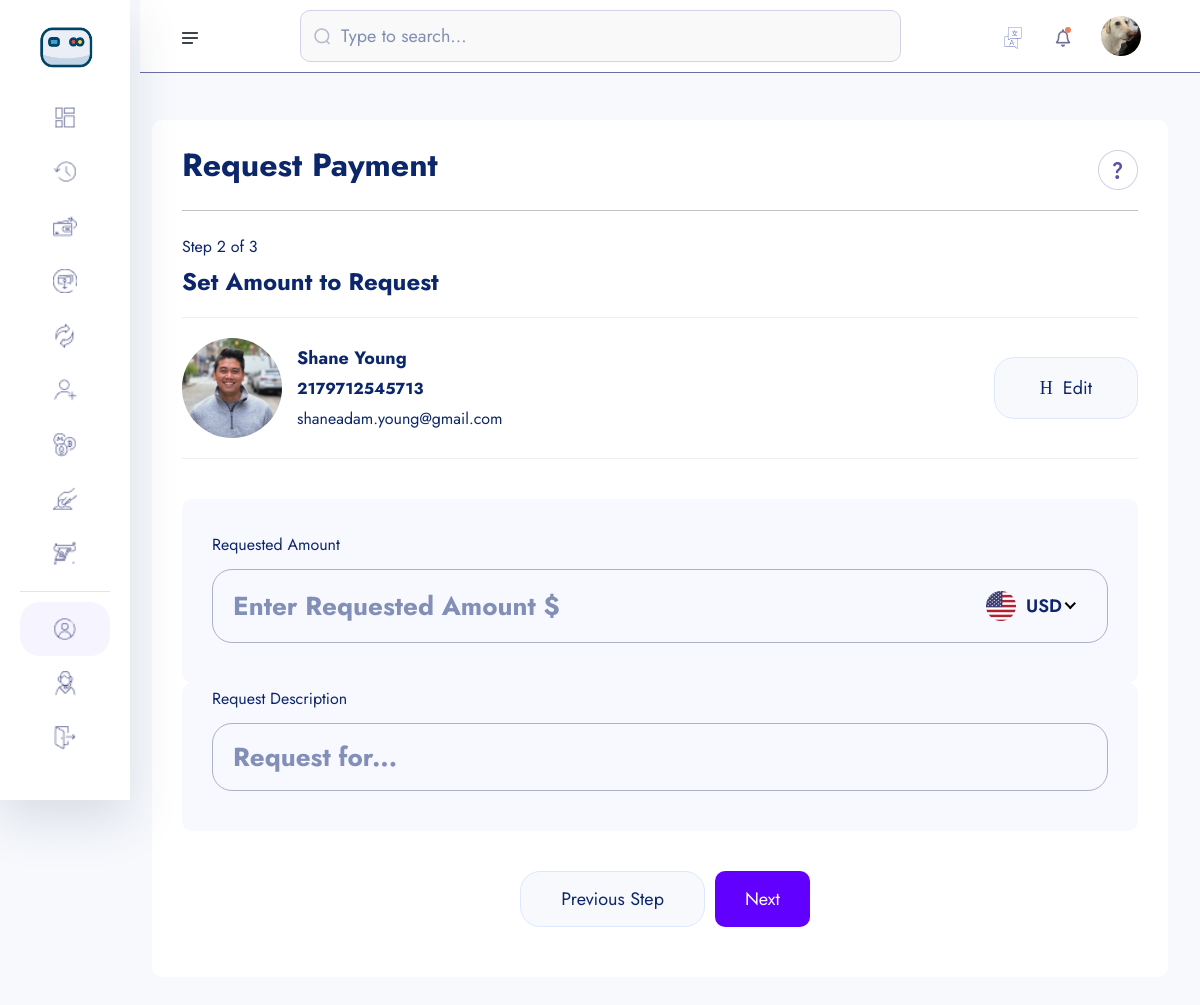
Screenshot of /amount-request/2179712545713/ (signed in) with the database file from the repository.
### userauths/models.py (models this page shows, shortened)
class User(AbstractUser):
    username = models.CharField(max_length=100)
    email = models.EmailField(unique=True)
    is_staff = models.BooleanField(default=False)
    is_superuser = models.BooleanField(default=False)
    USERNAME_FIELD = 'email'
    REQUIRED_FIELDS = ['username']

### account/models.py (models this page shows, shortened)
class KYC(models.Model):
    id = models.UUIDField(primary_key=True, unique=True, default=uuid.uuid4, editable=False)
    user = models.OneToOneField(User, on_delete=models.CASCADE)
    account = models.OneToOneField(Account, on_delete=models.CASCADE, null=True, blank=True)
    full_name = models.CharField(max_length=1000)
    image = models.ImageField(upload_to="kyc", default="default.jpg")
    marital_status = models.CharField(choices=MARITAL_STATUS, max_length=40)
    gender = models.CharField(choices=GENDER, max_length=40)
    identity_type = models.CharField(choices=IDENTITY_TYPE, max_length=140)
    identity_image = models.ImageField(upload_to="kyc", null=True, blank=True)
    date_of_birth = models.DateTimeField(auto_now_add=False)
    signature = models.ImageField(upload_to="kyc")
    country = models.CharField(max_length=100)
    state = models.CharField(max_length=100)
    city = models.CharField(max_length=100)
    mobile = models.CharField(max_length=1000)
    fax = models.CharField(max_length=1000)
    date = models.DateTimeField(auto_now_add=True)

class Account(models.Model):
    id = models.UUIDField(primary_key=True, unique=True, default=uuid.uuid4, editable=False)
    user = models.OneToOneField(User, on_delete=models.CASCADE)
    account_balance = models.DecimalField(max_digits=12, decimal_places=2, default=0.00)
    account_number = ShortUUIDField(unique=True, length=10, max_length=25, prefix="217", alphabet="1234567890")
    account_id = ShortUUIDField(unique=True, length=7, max_length=25, prefix="SAY", alphabet="1234567890")
    pin_number = ShortUUIDField(unique=True, length=4, max_length=7, alphabet="1234567890")
    ref_code = ShortUUIDField(unique=True, length=10, max_length=10, alphabet="abcdefgh1234567890")
    account_status = models.CharField(max_length=100, choices=ACCOUNT_STATUS, default="in-active")
    date = models.DateTimeField(auto_now_add=True)
    kyc_submitted = models.BooleanField(default=False)
    kyc_confirmed = models.BooleanField(default=False)
    recommended_by = models.ForeignKey(User, on_delete=models.DO_NOTHING, blank=True, null=True, related_name="recommended_by")
    class Meta:
        ordering = ['-date']

### main_app/payment_request.py (the view)
# urls.py: path("amount-request/<account_number>/", payment_request.amount_request, name="amount-request"),
def amount_request(request, account_number):
    account = Account.objects.get(account_number=account_number)
    context = {
        "account": account,
    }
    return render(request, "payment_request/amount-request.html", context)

### templates/payment_request/amount-request.html (shortened to what this page needs)
{% extends "partials/dashboard-base.html" %}
{% load static %}
{% load humanize %}
{% block content %}
    <section class="dashboard-section body-collapse pay step step-2">
        <div class="overlay pt-120">
            <div class="container-fluid">
                <div class="main-content">
                    <div class="head-area d-flex align-items-center justify-content-between">
                        <h4>Request Payment</h4>
                        <div class="icon-area">
                            <img src="{% static 'assets/images/icon/support-icon.png' %}" alt="icon">
                        </div>
                    </div>
                    <div class="choose-recipient">
                        <div class="step-area">
                            <span class="mdr">Step 2 of 3</span>
                            <h5>Set Amount to Request</h5>
                        </div>
                        <div class="user-select">
                            <div class="single-user">
                                <div class="left d-flex align-items-center">
                                    <div class="img-area">
                                        <img src="{{ account.user.kyc.image.url }}" style="width: 100px; height: 100px; border-radius: 50%; object-fit: cover"  alt="image">
                                    </div>
                                    <div class="text-area">
                                        <p>{{ account.user.kyc.full_name|title }}</p>
                                        <span class="mdr"><b>{{ account.account_number }}</b></span><br>
                                        <span class="mdr">{{ account.user.email }}</span>
                                    </div>
                                </div>
                                <div class="right">
                                    <a href="{% url "main_app:search-acct" %}">
                                        <i class="icon-h-edit"></i>
                                        Edit
                                    </a>
                                </div>
                            </div>
                        </div>
                    </div>
                    <form action={% url "main_app:amount-request-process" account.account_number %}  method="POST">
                        <div class="send-banance">
                            <span class="mdr">Requested Amount</span>
                            <div class="input-area">
                                <input class="xxlr" id="amount-request" name="amount-request" placeholder="Enter Requested Amount $" type="number">
                            </div>
                        </div>
                        <div class="send-banance pt-0 mt-0">
                            <span class="mdr">Request Description</span>
                            <div class="input-area">
                                <input class="xxlr" name="description" placeholder="Request for..." type="text">
                            </div>
                        </div>
                        <div class="footer-area mt-40">
                            <a href="{% url "main_app:request-search-acct" %}">Previous Step</a>
                            <button type="submit" style="padding: 10px 30px; border-radius: 10px; background: rgb(98, 0, 255); color: #fff" class="active">Next</button>
                        </div>
                    </form>
                </div>
            </div>
        </div>
    </section>
{% endblock content %}

### templates/partials/dashboard-base.html (shortened to what this page needs)
{% load static %}
<!doctype html>
<html lang="en">
<head>
    <link rel="stylesheet" href="{% static 'assets1/css/bootstrap.min.css' %}">
    <link rel="stylesheet" href="{% static 'assets1/css/fontawesome.min.css' %}">
    <link rel="stylesheet" href="{% static 'assets1/css/jquery-ui.css' %}">
    <link rel="stylesheet" href="{% static 'assets1/css/plugin/apexcharts.css' %}">
    <link rel="stylesheet" href="{% static 'assets1/css/plugin/nice-select.css' %}">
    <link rel="stylesheet" href="{% static 'assets1/css/arafat-font.css' %}">
    <link rel="stylesheet" href="{% static 'assets1/css/plugin/animate.css' %}">
    <link rel="stylesheet" href="{% static 'assets1/css/style.css' %}">
</head>
<body>
    <header class="header-section body-collapse">
        <div class="overlay">
            <div class="container-fluid">
                <div class="row d-flex header-area">
                    <div class="navbar-area d-flex align-items-center justify-content-between">
                        <div class="sidebar-icon">
                            <img src="{% static 'assets1/images/icon/menu.png' %}" alt="icon">
                        </div>
                        <form method="POST" class="flex-fill">
                            <div class="form-group d-flex align-items-center">
                                <img src="{% static 'assets1/images/icon/search.png' %}" alt="icon">
                                <input type="text" placeholder="Type to search...">
                            </div>
                        </form>
                        <div class="dashboard-nav">
                            <div class="single-item language-area">
                                <div class="language-btn">
                                    <img src="{% static 'assets1/images/icon/lang.png' %}" alt="icon">
                                </div>
                            </div>
                            <div class="single-item notifications-area">
                                <div class="notifications-btn">
                                    <img src="{% static 'assets1/images/icon/bell.png' %}" class="bell-icon" alt="icon">
                                </div>
                            </div>
                            <div class="single-item user-area">
                                <div class="profile-area d-flex align-items-center">
                                    <span class="user-profile">
                                        <img style="width: 40px; height: 40px; border-radius: 50%; object-fit: cover" src="{{ user.kyc.image.url }}" alt="User">
                                    </span>
                                    <i class="fa-solid fa-sort-down"></i>
                                </div>
                            </div>
                        </div>
                    </div>
                    <div class="sidebar-wrapper">
                        <div class="sidebar-logo">
                            <a href="dashboard.html"><img src="{% static 'assets1/images/logo.png' %}" alt="logo" style="height: 50px; border-radius: 50%"></a>
                        </div>
                        <ul>
                            <li>
                                <a href="{% url "account:dashboard" %}">
                                    <img src="{% static 'assets1/images/icon/dashboard.png' %}" alt="Dashboard"> <span>Dashboard</span>
                                </a>
                            </li>
                            <li>
                                <a href="{% url "main_app:transactions" %}">
                                    <img src="{% static 'assets1/images/icon/transactions.png' %}" alt="Transactions"> <span>Transactions</span>
                                </a>
                            </li>
                            <li>
                                <a href="{% url "main_app:search-acct" %}">
                                    <img src="{% static 'assets1/images/icon/pay.png' %}" alt="Pay"> <span>Make Payment</span>
                                </a>
                            </li>
                            <li>
                                <a href="{% url "main_app:request-search-acct" %}">
                                    <img src="{% static 'assets1/images/icon/receive.png' %}" alt="Receive"> <span>Request Payment</span>
                                </a>
                            </li>
                            <li>
                                <a href="money-exchange.html">
                                    <img src="{% static 'assets1/images/icon/exchange.png' %}" alt="Exchange"> <span>Exchange</span>
                                </a>
                            </li>
                            <li>
                                <a href="recipients.html">
                                    <img src="{% static 'assets1/images/icon/recipients.png' %}" alt="Recipients"> <span>Recipients</span>
                                </a>
                            </li>
                            <li>
                                <a href="crypto.html">
                                    <img src="{% static 'assets1/images/icon/crypto.png' %}" alt="Crypto"> <span>Crypto</span>
                                </a>
                            </li>
                            <li>
                                <a href="deposit-money.html">
                                    <img src="{% static 'assets1/images/icon/deposit.png' %}" alt="Deposit"> <span>Deposit Money</span>
                                </a>
                            </li>
                            <li>
                                <a href="withdraw-money-step-1.html">
                                    <img src="{% static 'assets1/images/icon/withdraw.png' %}" alt="Withdraw"> <span>Withdraw Money</span>
                                </a>
                            </li>
                        </ul>
                        <ul class="bottom-item">
                            <li class="active">
                                <a href="{% url "account:account" %}">
                                    <img src="{% static 'assets1/images/icon/account.png' %}" alt="Account"> <span>Account</span>
                                </a>
                            </li>
                            <li>
                                <a href="javascript:void(0)">
                                    <img src="{% static 'assets1/images/icon/support.png' %}" alt="Support"> <span>Support</span>
                                </a>
                            </li>
                            <li>
                                <a href="javascript:void(0)">
                                    <img src="{% static 'assets1/images/icon/quit.png' %}" alt="Quit"> <span>Quit</span>
                                </a>
                            </li>
                        </ul>
                        <div class="pt-120">
                        </div>
                    </div>
                </div>
            </div>
        </div>
    </header>
{% block content %}
{% endblock content %}
    </body>
</html>

### rows the page displays
User: kyc.image (picture)
Account: user.kyc.image (picture), user.kyc.full_name "Shane Young", account_number "2179712545713", user.email "shaneadam.young@gmail.com"
